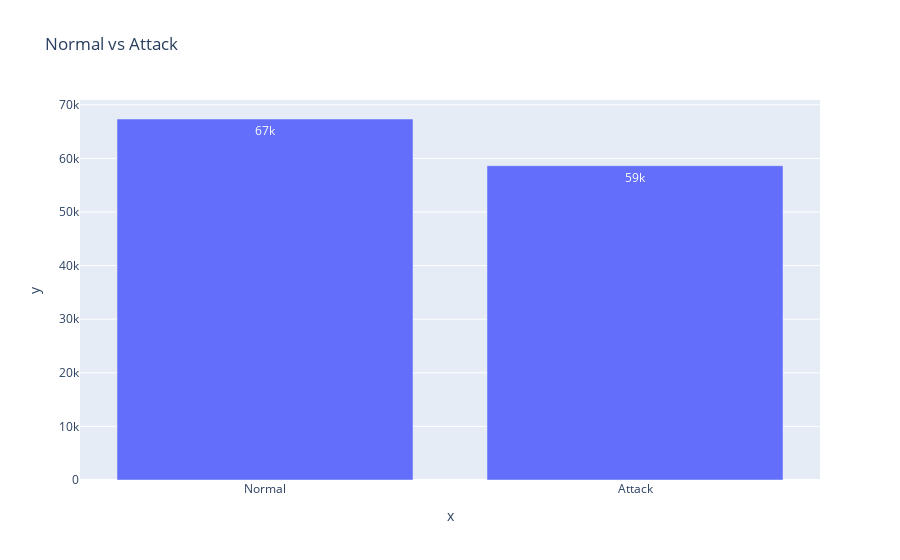

Here is the notebook cell this chart was saved with:
### Code cell
fig = px.bar(df, y=[value_counts[0],value_counts[1]],x=['Normal','Attack'], text_auto='.2s', title="Normal vs Attack")
fig.show()

### Figure 1 — Plotly figure (JSON) as saved in the notebook; plotly's stock layout.template omitted (floating-point values rounded to 4 significant figures)
{"data": [{"alignmentgroup": "True", "hovertemplate": "x=%{x}<br>y=%{y}<extra></extra>", "legendgroup": "", "marker": {"color": "#636efa", "pattern": {"shape": ""}}, "name": "", "offsetgroup": "", "orientation": "v", "showlegend": false, "textposition": "auto", "texttemplate": "%{y:.2s}", "type": "bar", "x": ["Normal", "Attack"], "xaxis": "x", "y": [67343, 58630], "yaxis": "y"}], "layout": {"barmode": "relative", "legend": {"tracegroupgap": 0}, "title": {"text": "Normal vs Attack"}, "xaxis": {"anchor": "y", "domain": [0, 1], "title": {"text": "x"}}, "yaxis": {"anchor": "x", "domain": [0, 1], "title": {"text": "y"}}}}
